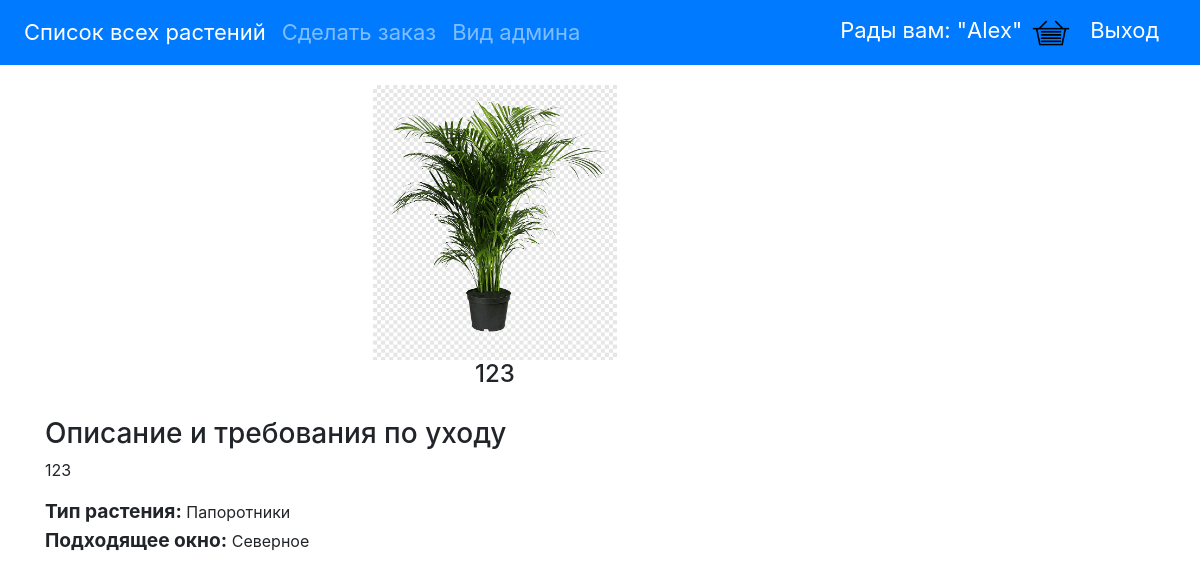
/plants/3/, run on the app's committed database.
### myproject/apps/plants/models.py (models this page shows)
class Plant(models.Model):
    plant_name = models.CharField('Наименование растения', max_length = 255)
    plant_requirements = models.TextField('Требование по уходу')
    plant_type = models.ForeignKey(PlantType, on_delete = models.CASCADE)
    plant_window_type = models.ForeignKey(WindowType, on_delete = models.CASCADE)

class PlantType(models.Model):
    plant_type_name = models.CharField("Наименование типа растения", max_length = 100)

class WindowType(models.Model):
    window_type_name = models.CharField("Наименование типа окна для растнения", max_length = 100)

### myproject/apps/plants/views.py (the view)
# urls.py: path('<int:plant_id>/', views.plant_detail, name = 'plant_detail'),
def plant_detail(request, plant_id):
    try:
        plant_info = Plant.objects.get(id = plant_id)
    except:
        raise Http404("Статья не найдена!")
    return render(request, 'plants/user/plant_detail.html', {'plant_info': plant_info})

### myproject/templates/plants/user/plant_detail.html (shortened to what this page needs)
{% extends 'user_template.html' %}
{% load static %}
{% block content %}
<div class="container">
  <div class="col-12 align-content-center">
    <div class="media">
      <div class="row justify-content-md-center plant-info">
        <img class="plant-info__img align-self-center" src="{% static 'images/1.png' %}" class="align-self-start mr-3" alt="...">
        <h4 class="mt-0 align-self-center">{{ plant_info.plant_name }}</h4>
        <div class="media-body plant-info__text">
          <div class="plant-info__requirements">
            <h3 class="mt-0">Описание и требования по уходу</h3>
            <span>{{ plant_info.plant_requirements }}</span>
          </div>
          <div class="plant-info__type">
            <span class="plant-info__subtitle">Тип растения: </span>{{plant_info.plant_type.plant_type_name}}
          </div>
          <div class="plant-info__window-type">
            <span class="plant-info__subtitle">Подходящее окно: </span> {{plant_info.plant_window_type.window_type_name}}
          </div>
        </div>
      </div>
    </div>
  </div>
</div>
{% endblock %}

### data on the page
Plant: plant_name "123", plant_requirements "123", plant_type.plant_type_name "Папоротники", plant_window_type.window_type_name "Северное"
